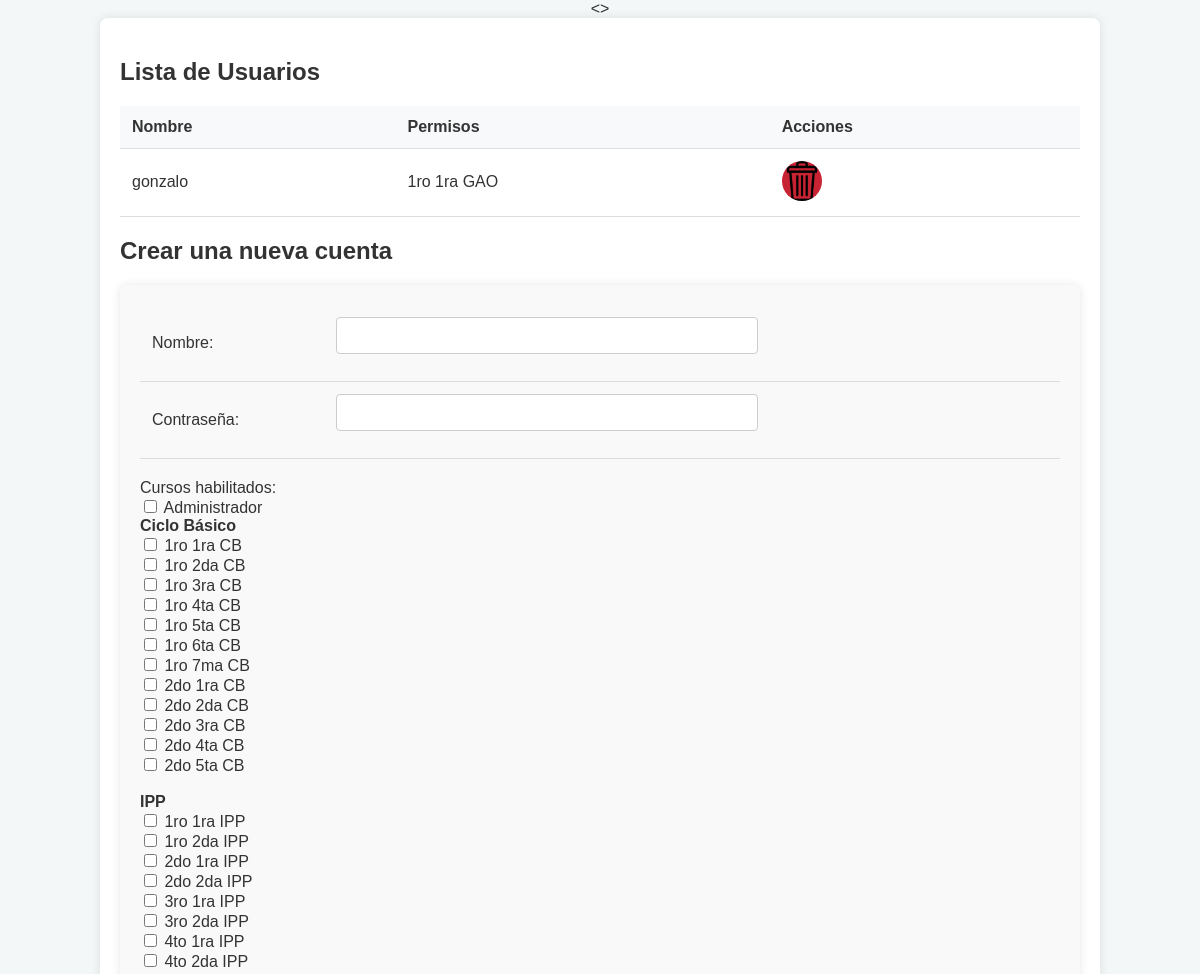
Before: /cuentas.php (upper part) with the older database file.
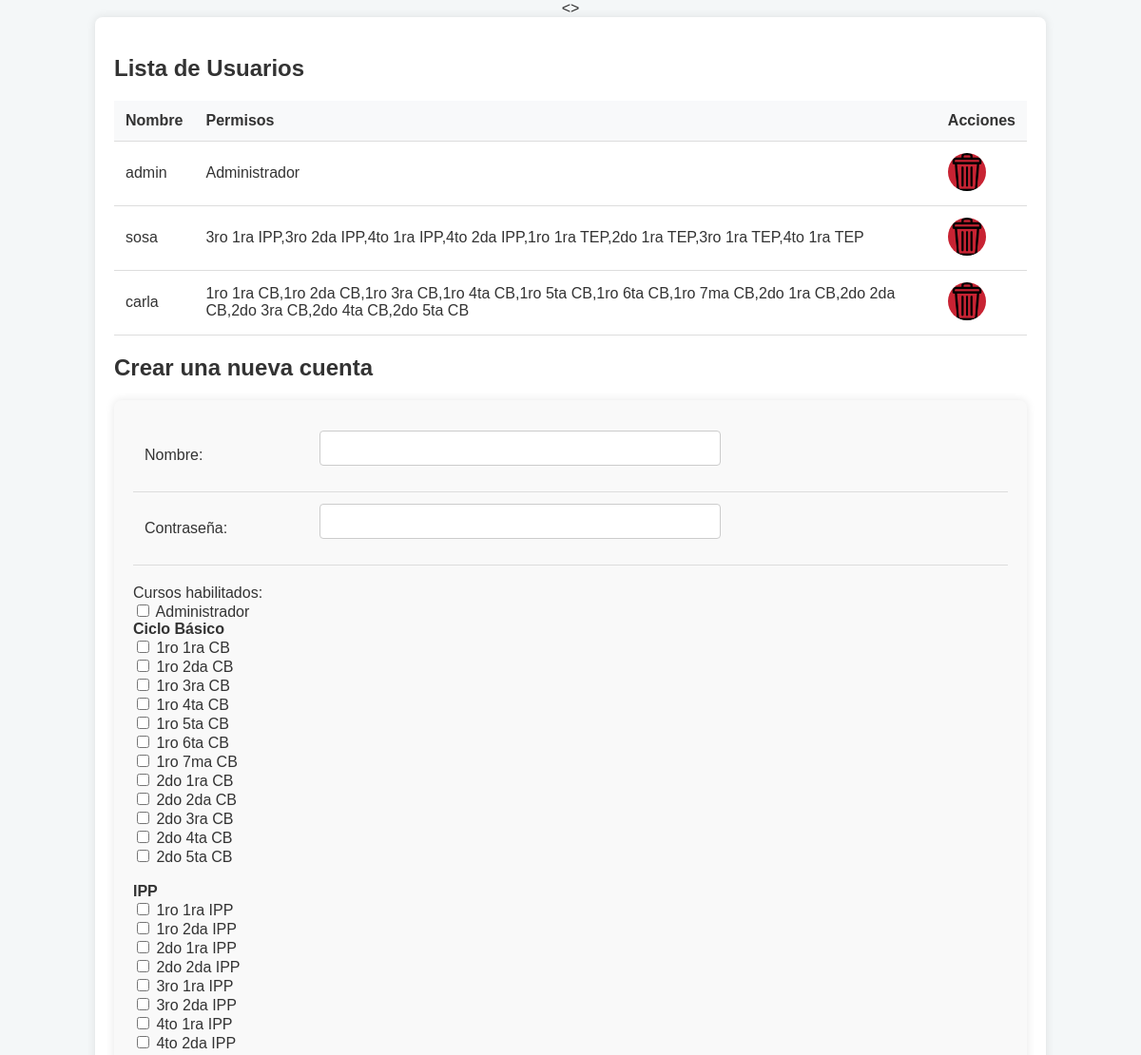
After: the same page with the newer database file.
### tables this page shows
CREATE TABLE IF NOT EXISTS `usuarios` (
  `id` int NOT NULL AUTO_INCREMENT,
  `nombre` varchar(255) NOT NULL,
  `contraseña` varchar(255) NOT NULL,
  `permisos` set('1ro 1ra CB','1ro 2da CB','1ro 3ra CB','1ro 4ta CB','1ro 5ta CB','1ro 6ta CB','1ro 7ma CB','2do 1ra CB','2do 2da CB','2do 3ra CB','2do 4ta CB','2do 5ta CB','1ro 1ra IPP','1ro 2da IPP','2do 1ra IPP','2do 2da IPP','3ro 1ra IPP','3ro 2da IPP','4to 1ra IPP','4to 2da IPP','1ro 1ra GAO','1ro 2da GAO','1ro 3ra GAO','1ro 4ta GAO','2do 1ra GAO','2do 2da GAO','2do 3ra GAO','2do 4ta GAO','3ro 1ra GAO','3ro 2da GAO','3ro 3ra GAO','3ro 4ta GAO','4to 1ra GAO','4to 2da GAO','4to 3ra GAO','4to 4ta GAO','1ro 1ra TEP','2do 1ra TEP','3ro 1ra TEP','4to 1ra TEP','Administrador') DEFAULT NULL,
  PRIMARY KEY (`id`)
);

### cuentas.php (the view, shortened to what this page needs)
<?php
$host = "localhost";
$dbname = "registro";
$username = "root";
$password = "";
try {
    $conn = new PDO("mysql:host=$host;dbname=$dbname", $username, $password);
    $conn->setAttribute(PDO::ATTR_ERRMODE, PDO::ERRMODE_EXCEPTION);
} catch (PDOException $e) {
    die("Error al conectar con la base de datos: " . $e->getMessage());
}
$permiso = "";
$stmt = $conn->prepare("SELECT * FROM usuarios");
$stmt->execute();
$usuarios = $stmt->fetchAll(PDO::FETCH_ASSOC);
?>
<!DOCTYPE html>
<html lang="es">
<head>
    <link rel="stylesheet" href="css/cuentas.css">
</head>
    <div class="container">
        <h2>Lista de Usuarios</h2>
        <div class="table-container">
        <table class="table">
            <tr>
                <th>Nombre</th>
                <th>Permisos</th>
                <th>Acciones</th>
            </tr>
            <?php foreach ($usuarios as $usuario): ?>
            <tr>
                <td><?php echo htmlspecialchars($usuario['nombre']); ?></td>
                <td><?php echo htmlspecialchars($usuario['permisos']); ?></td>
                <td>
                    <form action="" method="post" style="display:inline;">
                        <button type="submit" name="quitar" class="eliminar"></button>
                    </form>
                </td>
            </tr>
            <?php endforeach; ?>
        </table>
        <h2>Crear una nueva cuenta</h2>
        <div class="formulario">
        <form method="POST" action="">
            <table>
                <tr>
                    <td><label for="nombre">Nombre:</label></td>
                    <td><input type="text" name="nombre" required></td>
                </tr>
                <tr>
                    <td><label for="contraseña">Contraseña:</label></td>
                    <td><input type="password" name="contraseña" required></td>
                </tr>
            </table>
        <div class="cursos">
        <label>Cursos habilitados:</label><br>
<input type="checkbox" name="cursos[]" <?php if (isset($permiso) && in_array("Administrador", explode(',', $permiso))) echo 'checked'; ?> value="Administrador"> Administrador<br>
<strong>Ciclo Básico</strong><br>
<input type="checkbox" name="cursos[]" <?php if (isset($permiso) && in_array("1ro 1ra CB", explode(',', $permiso))) echo 'checked'; ?> value="1ro 1ra CB"> 1ro 1ra CB<br>
<input type="checkbox" name="cursos[]" <?php if (isset($permiso) && in_array("1ro 2da CB", explode(',', $permiso))) echo 'checked'; ?> value="1ro 2da CB"> 1ro 2da CB<br>
<input type="checkbox" name="cursos[]" <?php if (isset($permiso) && in_array("1ro 3ra CB", explode(',', $permiso))) echo 'checked'; ?> value="1ro 3ra CB"> 1ro 3ra CB<br>
<input type="checkbox" name="cursos[]" <?php if (isset($permiso) && in_array("1ro 4ta CB", explode(',', $permiso))) echo 'checked'; ?> value="1ro 4ta CB"> 1ro 4ta CB<br>
<input type="checkbox" name="cursos[]" <?php if (isset($permiso) && in_array("1ro 5ta CB", explode(',', $permiso))) echo 'checked'; ?> value="1ro 5ta CB"> 1ro 5ta CB<br>
<input type="checkbox" name="cursos[]" <?php if (isset($permiso) && in_array("1ro 6ta CB", explode(',', $permiso))) echo 'checked'; ?> value="1ro 6ta CB"> 1ro 6ta CB<br>
<input type="checkbox" name="cursos[]" <?php if (isset($permiso) && in_array("1ro 7ma CB", explode(',', $permiso))) echo 'checked'; ?> value="1ro 7ma CB"> 1ro 7ma CB<br>
<input type="checkbox" name="cursos[]" <?php if (isset($permiso) && in_array("2do 1ra CB", explode(',', $permiso))) echo 'checked'; ?> value="2do 1ra CB"> 2do 1ra CB<br>
<input type="checkbox" name="cursos[]" <?php if (isset($permiso) && in_array("2do 2da CB", explode(',', $permiso))) echo 'checked'; ?> value="2do 2da CB"> 2do 2da CB<br>
<input type="checkbox" name="cursos[]" <?php if (isset($permiso) && in_array("2do 3ra CB", explode(',', $permiso))) echo 'checked'; ?> value="2do 3ra CB"> 2do 3ra CB<br>
<input type="checkbox" name="cursos[]" <?php if (isset($permiso) && in_array("2do 4ta CB", explode(',', $permiso))) echo 'checked'; ?> value="2do 4ta CB"> 2do 4ta CB<br>
<input type="checkbox" name="cursos[]" <?php if (isset($permiso) && in_array("2do 5ta CB", explode(',', $permiso))) echo 'checked'; ?> value="2do 5ta CB"> 2do 5ta CB<br>
<br><strong>IPP</strong><br>
<input type="checkbox" name="cursos[]" <?php if (isset($permiso) && in_array("1ro 1ra IPP", explode(',', $permiso))) echo 'checked'; ?> value="1ro 1ra IPP"> 1ro 1ra IPP<br>
<input type="checkbox" name="cursos[]" <?php if (isset($permiso) && in_array("1ro 2da IPP", explode(',', $permiso))) echo 'checked'; ?> value="1ro 2da IPP"> 1ro 2da IPP<br>
<input type="checkbox" name="cursos[]" <?php if (isset($permiso) && in_array("2do 1ra IPP", explode(',', $permiso))) echo 'checked'; ?> value="2do 1ra IPP"> 2do 1ra IPP<br>
<input type="checkbox" name="cursos[]" <?php if (isset($permiso) && in_array("2do 2da IPP", explode(',', $permiso))) echo 'checked'; ?> value="2do 2da IPP"> 2do 2da IPP<br>
<input type="checkbox" name="cursos[]" <?php if (isset($permiso) && in_array("3ro 1ra IPP", explode(',', $permiso))) echo 'checked'; ?> value="3ro 1ra IPP"> 3ro 1ra IPP<br>
<input type="checkbox" name="cursos[]" <?php if (isset($permiso) && in_array("3ro 2da IPP", explode(',', $permiso))) echo 'checked'; ?> value="3ro 2da IPP"> 3ro 2da IPP<br>
<input type="checkbox" name="cursos[]" <?php if (isset($permiso) && in_array("4to 1ra IPP", explode(',', $permiso))) echo 'checked'; ?> value="4to 1ra IPP"> 4to 1ra IPP<br>
<input type="checkbox" name="cursos[]" <?php if (isset($permiso) && in_array("4to 2da IPP", explode(',', $permiso))) echo 'checked'; ?> value="4to 2da IPP"> 4to 2da IPP<br>
<br><strong>GAO</strong><br>
<input type="checkbox" name="cursos[]" <?php if (isset($permiso) && in_array("1ro 1ra GAO", explode(',', $permiso))) echo 'checked'; ?> value="1ro 1ra GAO"> 1ro 1ra GAO<br>
<input type="checkbox" name="cursos[]" <?php if (isset($permiso) && in_array("1ro 2da GAO", explode(',', $permiso))) echo 'checked'; ?> value="1ro 2da GAO"> 1ro 2da GAO<br>
<input type="checkbox" name="cursos[]" <?php if (isset($permiso) && in_array("1ro 3ra GAO", explode(',', $permiso))) echo 'checked'; ?> value="1ro 3ra GAO"> 1ro 3ra GAO<br>
<input type="checkbox" name="cursos[]" <?php if (isset($permiso) && in_array("1ro 4ta GAO", explode(',', $permiso))) echo 'checked'; ?> value="1ro 4ta GAO"> 1ro 4ta GAO<br>
<input type="checkbox" name="cursos[]" <?php if (isset($permiso) && in_array("2do 1ra GAO", explode(',', $permiso))) echo 'checked'; ?> value="2do 1ra GAO"> 2do 1ra GAO<br>
<input type="checkbox" name="cursos[]" <?php if (isset($permiso) && in_array("2do 2da GAO", explode(',', $permiso))) echo 'checked'; ?> value="2do 2da GAO"> 2do 2da GAO<br>
<input type="checkbox" name="cursos[]" <?php if (isset($permiso) && in_array("2do 3ra GAO", explode(',', $permiso))) echo 'checked'; ?> value="2do 3ra GAO"> 2do 3ra GAO<br>
<input type="checkbox" name="cursos[]" <?php if (isset($permiso) && in_array("2do 4ta GAO", explode(',', $permiso))) echo 'checked'; ?> value="2do 4ta GAO"> 2do 4ta GAO<br>
<input type="checkbox" name="cursos[]" <?php if (isset($permiso) && in_array("3ro 1ra GAO", explode(',', $permiso))) echo 'checked'; ?> value="3ro 1ra GAO"> 3ro 1ra GAO<br>
<input type="checkbox" name="cursos[]" <?php if (isset($permiso) && in_array("3ro 2da GAO", explode(',', $permiso))) echo 'checked'; ?> value="3ro 2da GAO"> 3ro 2da GAO<br>
<input type="checkbox" name="cursos[]" <?php if (isset($permiso) && in_array("3ro 3ra GAO", explode(',', $permiso))) echo 'checked'; ?> value="3ro 3ra GAO"> 3ro 3ra GAO<br>
<input type="checkbox" name="cursos[]" <?php if (isset($permiso) && in_array("3ro 4ta GAO", explode(',', $permiso))) echo 'checked'; ?> value="3ro 4ta GAO"> 3ro 4ta GAO<br>
<input type="checkbox" name="cursos[]" <?php if (isset($permiso) && in_array("4to 1ra GAO", explode(',', $permiso))) echo 'checked'; ?> value="4to 1ra GAO"> 4to 1ra GAO<br>
<input type="checkbox" name="cursos[]" <?php if (isset($permiso) && in_array("4to 2da GAO", explode(',', $permiso))) echo 'checked'; ?> value="4to 2da GAO"> 4to 2da GAO<br>
<input type="checkbox" name="cursos[]" <?php if (isset($permiso) && in_array("4to 3ra GAO", explode(',', $permiso))) echo 'checked'; ?> value="4to 3ra GAO"> 4to 3ra GAO<br>
<input type="checkbox" name="cursos[]" <?php if (isset($permiso) && in_array("4to 4ta GAO", explode(',', $permiso))) echo 'checked'; ?> value="4to 4ta GAO"> 4to 4ta GAO<br>
<br><strong>TEP</strong><br>
<input type="checkbox" name="cursos[]" <?php if (isset($permiso) && in_array("1ro 1ra TEP", explode(',', $permiso))) echo 'checked'; ?> value="1ro 1ra TEP"> 1ro 1ra TEP<br>
<input type="checkbox" name="cursos[]" <?php if (isset($permiso) && in_array("2do 1ra TEP", explode(',', $permiso))) echo 'checked'; ?> value="2do 1ra TEP"> 2do 1ra TEP<br>
<input type="checkbox" name="cursos[]" <?php if (isset($permiso) && in_array("3ro 1ra TEP", explode(',', $permiso))) echo 'checked'; ?> value="3ro 1ra TEP"> 3ro 1ra TEP<br>
<input type="checkbox" name="cursos[]" <?php if (isset($permiso) && in_array("4to 1ra TEP", explode(',', $permiso))) echo 'checked'; ?> value="4to 1ra TEP"> 4to 1ra TEP<br>
</div>
        </form>
    </div>
    </div>
</div>
</body>
</html>

### css/cuentas.css (style rules this page uses)
.container { width: 80%; max-width: 1200px; background-color: white; border-radius: 8px; box-shadow: 0px 0px 10px rgba(0, 0, 0, 0.1); padding: 20px; margin-bottom: 30px; }
table { width: 100%; border-collapse: collapse; margin-bottom: 20px; }
table th, table td { padding: 12px; border-bottom: 1px solid #ddd; text-align: left; }
table th { background-color: #f8f9fa; font-weight: bold; }
.formulario { background-color: #f9f9f9; padding: 20px; border-radius: 8px; box-shadow: 0px 0px 10px rgba(0, 0, 0, 0.1); }
.formulario select, .formulario input[type="text"], .formulario input[type="password"] { width: 400px; padding: 10px; margin-bottom: 15px; border-radius: 4px; border: 1px solid #ccc; }
.eliminar { background: url("../img/basurero.png") no-repeat center center; background-size: cover; border-radius: 100%; height: 40px; width: 40px; background-color: #c82333 ; border: 0; }

Changed rows visible on the page:
removed usuarios: nombre "gonzalo", permisos "1ro 1ra GAO"
added usuarios: nombre "admin", permisos "Administrador"
added usuarios: nombre "sosa", permisos "3ro 1ra IPP,3ro 2da IPP,4to 1ra IPP,4to 2da IPP,1ro 1ra TEP,2do 1ra TEP,3ro 1ra TEP,4to 1ra TEP"
added usuarios: nombre "carla", permisos "1ro 1ra CB,1ro 2da CB,1ro 3ra CB,1ro 4ta CB,1ro 5ta CB,1ro 6ta CB,1ro 7ma CB,2do 1ra CB,2do 2da CB,2do 3ra CB,2do 4ta CB,2do 5ta CB"
